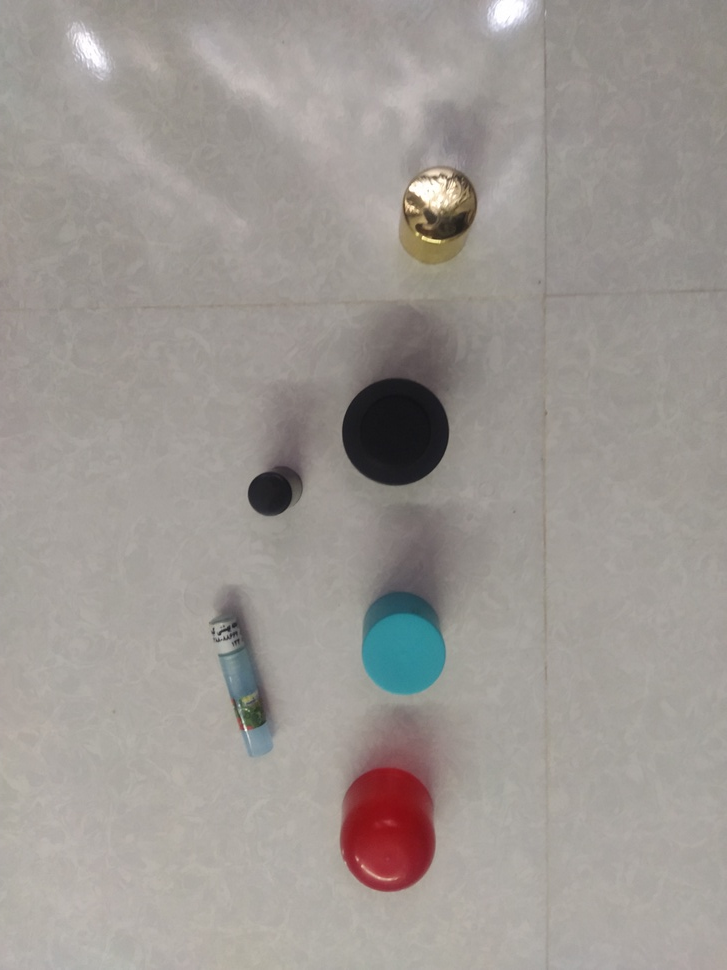
#> input picture Internship Tasks/Object Placement/ObjectDetection/img samples/03.jpg, 727 x 970 px, shrunk from 3000 x 4000 before the run, given in place of R20.avi, which was not available
$ python multiple_threshold_algs.py
#> lines starting #> are read from the running program, lines starting #| are printed output that depends on the picture; after the words box and inside, x2 and y2 are one past the last pixel; in counts of white or black regions, pixels touching at a corner belong together; pictures that were not available may be replaced by others from this repository, and a replacement may not be noted
from matplotlib import pyplot as plt
import time
import cv2
import numpy as np
from matplotlib.animation import FuncAnimation


def median_adaptive_th(frame):
    frame = cv2.cvtColor(frame, cv2.COLOR_BGR2GRAY)
    # blur = cv2.fastNlMeansDenoising(frame, 7, 21)
    blur = cv2.medianBlur(frame, 13)
    # blur = cv2.GaussianBlur(frame, (7, 7), 13)
    median_adaptive_th = cv2.adaptiveThreshold(
        blur, 255, cv2.ADAPTIVE_THRESH_GAUSSIAN_C, cv2.THRESH_BINARY_INV, 13, 7
    )
    return median_adaptive_th


def median_th(frame):
    frame = cv2.cvtColor(frame, cv2.COLOR_BGR2GRAY)
    blur = cv2.medianBlur(frame, 11)
    median_th = cv2.threshold(
        blur,
        100,
        255,
        cv2.THRESH_BINARY_INV + cv2.THRESH_OTSU,
    )[1]
    return median_th


def get_contours(frame):
    contours, _ = cv2.findContours(frame, cv2.RETR_EXTERNAL, cv2.CHAIN_APPROX_NONE)
    return contours


def draw_rectangle(frame, contours):
    error_persent = 1.30
    (xm, ym, wm, hm) = cv2.boundingRect(contours[0])
    wm = int(wm * error_persent)
    hm = int(hm * error_persent)

    min_contour_area = cv2.contourArea(contours[0])
    for cont in contours:
        contour_area = cv2.contourArea(cont)
        (x, y, w, h) = cv2.boundingRect(cont)
        w = int(w * error_persent)
        h = int(h * error_persent)
        cv2.rectangle(frame, (x, y), (x + w, y + h), (0, 0, 0), 2)
        if contour_area < min_contour_area:
            (xm, ym, wm, hm) = (x, y, w, h)

    cv2.rectangle(frame, (xm, ym), (xm + wm, ym + hm), (0, 0, 0), 5)
    return frame


def create_mask(mask, contours):
    error_persent = 1.30
    (x, y, w, h) = cv2.boundingRect(contours[0])
    w = int(w * error_persent)
    h = int(h * error_persent)
    min_contour = [h, w]
    min_contour_area = cv2.contourArea(contours[0])
    # Set a +1.3 coefficient as predicted error

    for cont in contours:
        contour_area = cv2.contourArea(cont)
        (x, y, w, h) = cv2.boundingRect(cont)
        w = int(w * error_persent)
        h = int(h * error_persent)
        cv2.rectangle(mask, (x, y), (x + w, y + h), 0, -1)
        if contour_area < min_contour_area:
            min_contour = [h, w]

    return [mask, min_contour]


def grid(frame, grid_cell, object):
    available = []
    frame_h, frame_w = frame.shape[:2]
    cell_height = grid_cell[0]
    cell_width = grid_cell[1]
    object_height = object[0]
    object_width = object[1]
    print(
        f"f_h:{frame_h} -- f_w:{frame_w} -- c_h:{cell_height} -- c_w:{cell_width} -- o_h:{object_height} -- o_w:{object_width}"
    )

    for h in range(0, frame_h, cell_height):
        for w in range(0, frame_w, cell_width):
            # print(f"frame[{h}:{h+cell_height}, {w}:{w+cell_width}]")
            if frame[h : h + object_height, w : w + object_width].all():
                available.append([(w, h), (w + object_width, h + object_height)])
    return available


def draw_available_grids(frame, available_grids):
    for grid in available_grids:
        cv2.rectangle(frame, grid[0], grid[1], (255, 255, 0), 1)


def apply_method(frame, threshold_func):
    threshold = threshold_func(frame)
    cntrs = get_contours(threshold)
    original_frame = draw_rectangle(frame, cntrs)
    return original_frame


def get_frame(cap):
    ret, frame = cap.read()
#> frame is the input picture: shape (970, 727, 3); mean B, G, R 147.2, 151.7, 157.2
    # return cv2.cvtColor(frame, cv2.COLOR_BGR2RGB)
    return frame


# Implementation with example frames -----------------------------------------
dataset_color = [
    "dataset/video/color/Axis.avi",
    "dataset/video/color/Bearing_Box.avi",
    "dataset/video/color/Bearing.avi",
    "dataset/video/color/Distance_tube.avi",
    "dataset/video/color/M20_100.avi",
    "dataset/video/color/R20.avi",
    "dataset/video/color/video.avi",
]
dataset_dac = [
    "dataset/video/dac/Axis.avi",
    "dataset/video/dac/Bearing_Box.avi",
    "dataset/video/dac/Bearing.avi",
    "dataset/video/dac/Distance_tube.avi",
    "dataset/video/dac/M20_100.avi",
    "dataset/video/dac/R20.avi",
]
base_folder = "/home/zakaria/Documents/Projects/AtworkTasks/"
if __name__ == "__main__":
    cap = cv2.VideoCapture(base_folder + dataset_dac[-1])

    # --------------------------------------

    ax0 = plt.subplot(2, 2, 1)
    plt.title("frame")
    ax1 = plt.subplot(2, 2, 2)
    plt.title("median_threshold_frame")
    ax2 = plt.subplot(2, 2, 3)
    plt.title("adaptive_median_threshold_frame")
    # ax3 = plt.subplot(2, 2, 4)
    # plt.title("KNN")

    # ----------------------------------------
    im0 = ax0.imshow(get_frame(cap))
    im1 = ax1.imshow(apply_method(get_frame(cap), median_th))
#> in median_th, `frame = cv2.cvtColor(frame, cv2.COLOR_BGR2GRAY)`:
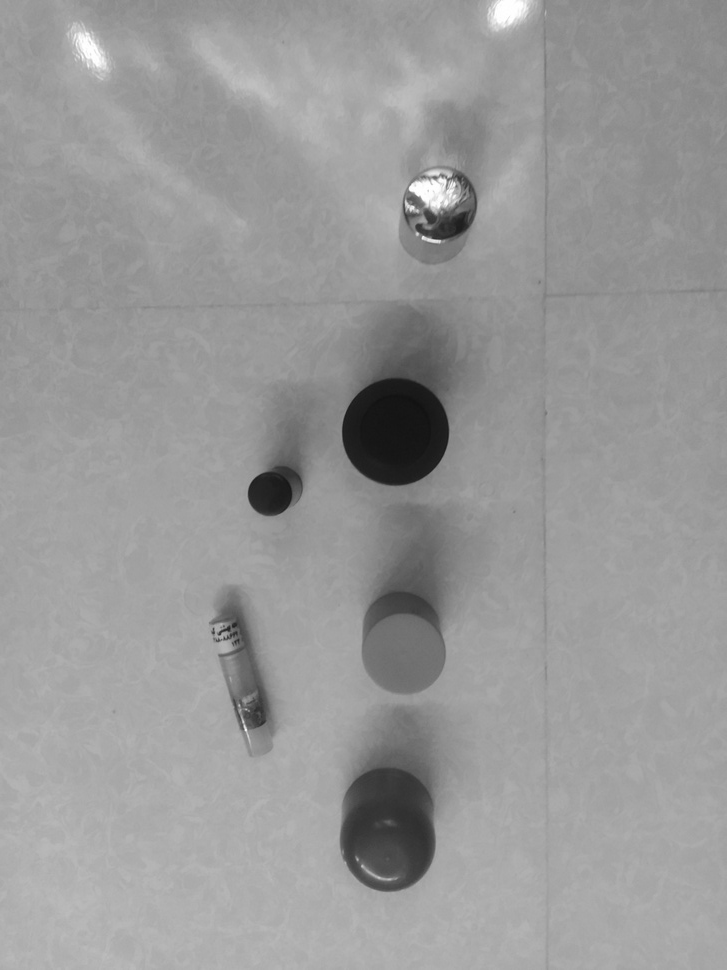
#> frame: shape (970, 727); min 17, max 255, mean 152.8
#> in median_th, `median_th = cv2.threshold( blur, 100, 255, cv2.THRESH_BINARY_INV + cv2..`:
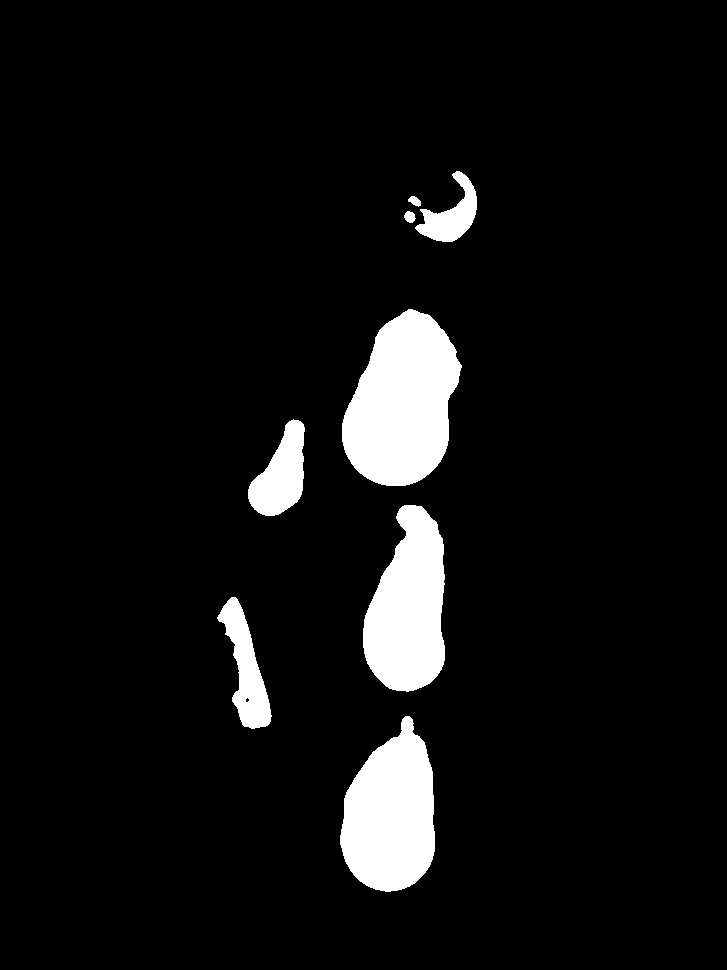
#> median_th: shape (970, 727); 6.6% white; 8 white regions
#> in get_contours, `contours, _ = cv2.findContours(frame, cv2.RETR_EXTERNAL, cv2.CHAIN_APP..`: contours = 8 contours; box (x1, y1, x2, y2) and area: (342, 309, 462, 486) 14724, (340, 716, 435, 892) 11782, (363, 505, 445, 692) 10876, (248, 419, 305, 516) 3195, (217, 597, 272, 729) 3061, (415, 171, 477, 242) 1868, (404, 211, 416, 223) 87, (408, 196, 421, 207) 74
#> in apply_method, `cntrs = get_contours(threshold)`: cntrs has the same summary as contours in get_contours
#> in draw_rectangle, `(xm, ym, wm, hm) = cv2.boundingRect(contours[0])`: xm = 340; ym = 716; wm = 95; hm = 176
#> in draw_rectangle, `wm = int(wm * error_persent)`: wm = 123
#> in draw_rectangle, `hm = int(hm * error_persent)`: hm = 228
#> in draw_rectangle, `min_contour_area = cv2.contourArea(contours[0])`: min_contour_area = 11781.5
#> the loop in draw_rectangle, `for cont in contours:` made 8 passes
#> (contour_area, x, y, w, h, xm, ym, wm) on passes 2, 3, 4, 6, 7, 8: (3061, 217, 597, 71, 171, 217, 597, 71), (10876.5, 363, 505, 106, 243, 363, 505, 106), (3195, 248, 419, 74, 126, 248, 419, 74), (87, 404, 211, 15, 15, 404, 211, 15), (74, 408, 196, 16, 14, 408, 196, 16), (1868, 415, 171, 80, 92, 415, 171, 80)
#> (contour_area, x, y, w, h) on passes 1, 5: (11781.5, 340, 716, 123, 228), (14723.5, 342, 309, 156, 230)
#> after the loop in draw_rectangle, `for cont in contours:`:
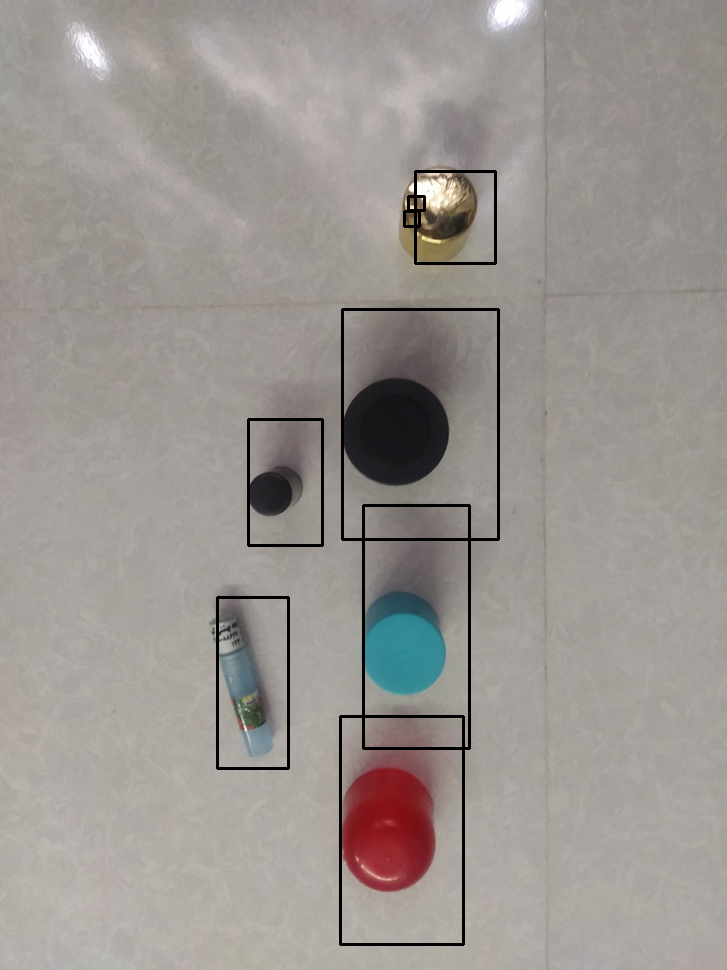
#> frame: shape (970, 727, 3); mean B, G, R 145.1, 149.5, 155
#> in draw_rectangle, `cv2.rectangle(frame, (xm, ym), (xm + wm, ym + hm), (0, 0, 0), 5)`:
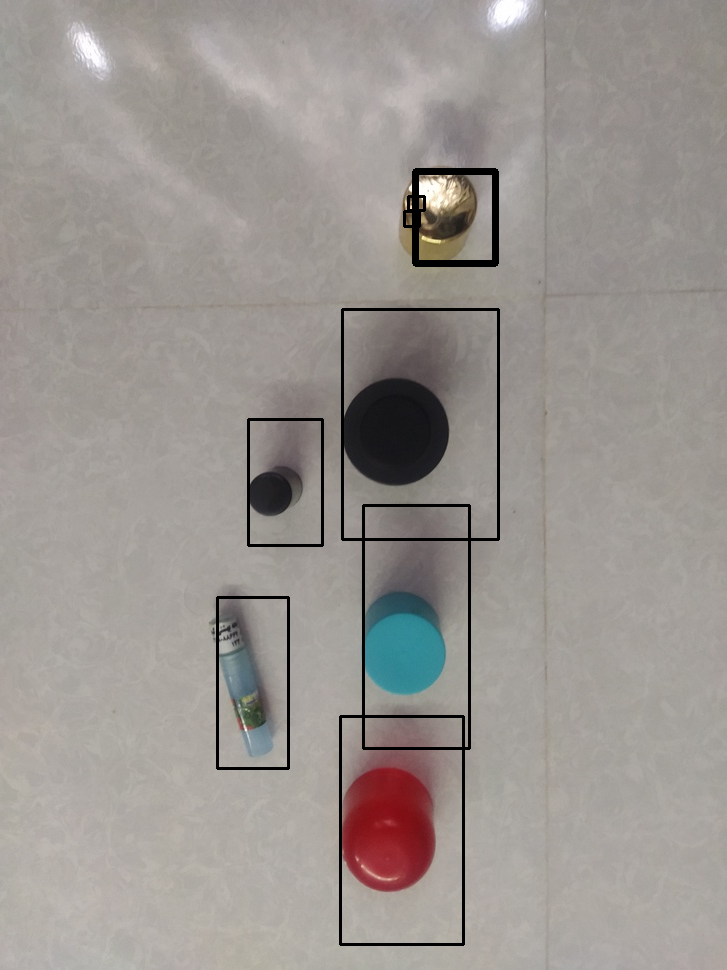
#> frame: shape (970, 727, 3); 0.19% of pixels changed, all inside (x1, y1, x2, y2) = (412, 168, 499, 267)
    im2 = ax2.imshow(apply_method(get_frame(cap), median_adaptive_th))
#> in median_adaptive_th, `median_adaptive_th = cv2.adaptiveThreshold( blur, 255, cv2.ADAPTIVE_TH..`:
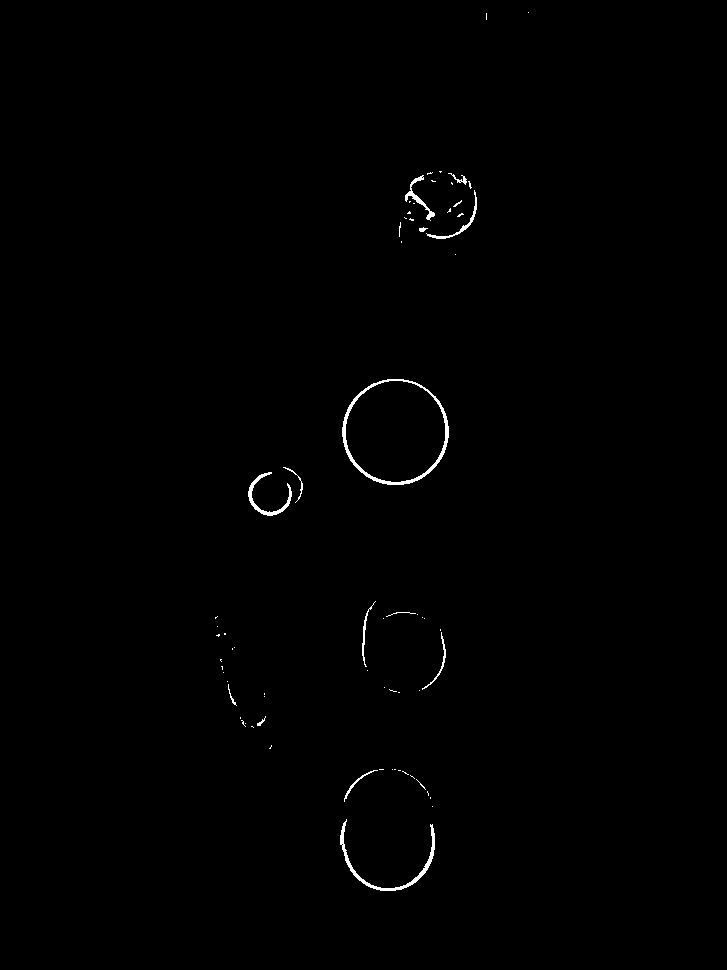
#> median_adaptive_th: shape (970, 727); 0.47% white; 69 white regions (55 under 20 px)
#> in get_contours (call 2), `contours, _ = cv2.findContours(frame, cv2.RETR_EXTERNAL, cv2.CHAIN_APP..`: contours = 69 contours, 59 with area under 20; largest, box (x1, y1, x2, y2) and area: (342, 379, 449, 485) 8754, (340, 819, 435, 891) 464, (248, 472, 292, 516) 269, (405, 175, 435, 221) 176, (426, 190, 477, 239) 133
#> in apply_method (call 2), `cntrs = get_contours(threshold)`: cntrs has the same summary as contours in get_contours
#> in draw_rectangle (call 2), `(xm, ym, wm, hm) = cv2.boundingRect(contours[0])`: xm = 340; ym = 819; wm = 95; hm = 72
#> in draw_rectangle (call 2), `wm = int(wm * error_persent)`: wm = 123
#> in draw_rectangle (call 2), `hm = int(hm * error_persent)`: hm = 93
#> in draw_rectangle (call 2), `min_contour_area = cv2.contourArea(contours[0])`: min_contour_area = 464
#> the loop in draw_rectangle (call 2), `for cont in contours:` made 69 passes
#> (contour_area, x, y, w, h, xm, ym, wm) on passes 9, 35, 44, 45, 46: (52.5, 344, 770, 44, 41, 344, 770, 44), (61.5, 422, 632, 31, 75, 422, 632, 31), (59.5, 362, 601, 18, 85, 362, 601, 18), (269, 248, 472, 57, 57, 248, 472, 57), (26, 283, 467, 26, 46, 283, 467, 26)
#> (contour_area, x, y, w, h) on passes 1, 47: (464, 340, 819, 123, 93), (8754.5, 342, 379, 139, 137)
#> after the loop in draw_rectangle (call 2), `for cont in contours:`:
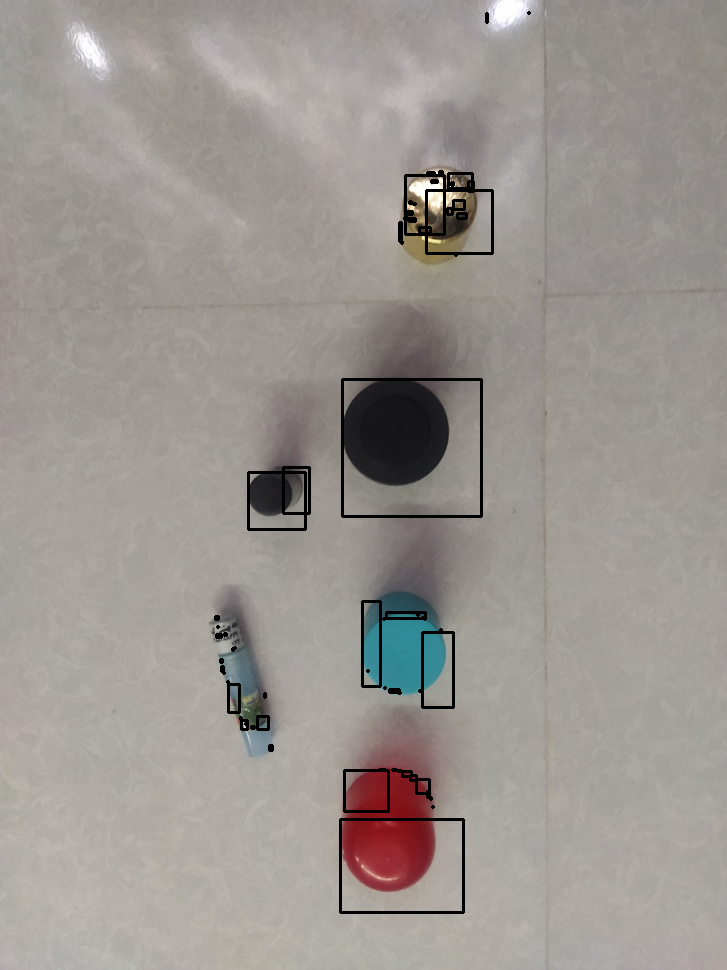
#> frame: shape (970, 727, 3); mean B, G, R 145.6, 150, 155.4
#> in draw_rectangle (call 2), `cv2.rectangle(frame, (xm, ym), (xm + wm, ym + hm), (0, 0, 0), 5)`: frame: shape (970, 727, 3); under 0.01% of pixels changed, all inside (x1, y1, x2, y2) = (525, 9, 533, 17)
    # im3 = ax3.imshow()

    def update(i):
        im0.set_data(get_frame(cap))
        im1.set_data(apply_method(get_frame(cap), median_th))
        im2.set_data(apply_method(get_frame(cap), median_adaptive_th))
        # im3.set_data(bgs_gsoc.apply(get_frame(cap)))

    ani = FuncAnimation(plt.gcf(), update, interval=1)
    plt.show()
#> figure, not shown here; B, G, R data is drawn as R, G, B
